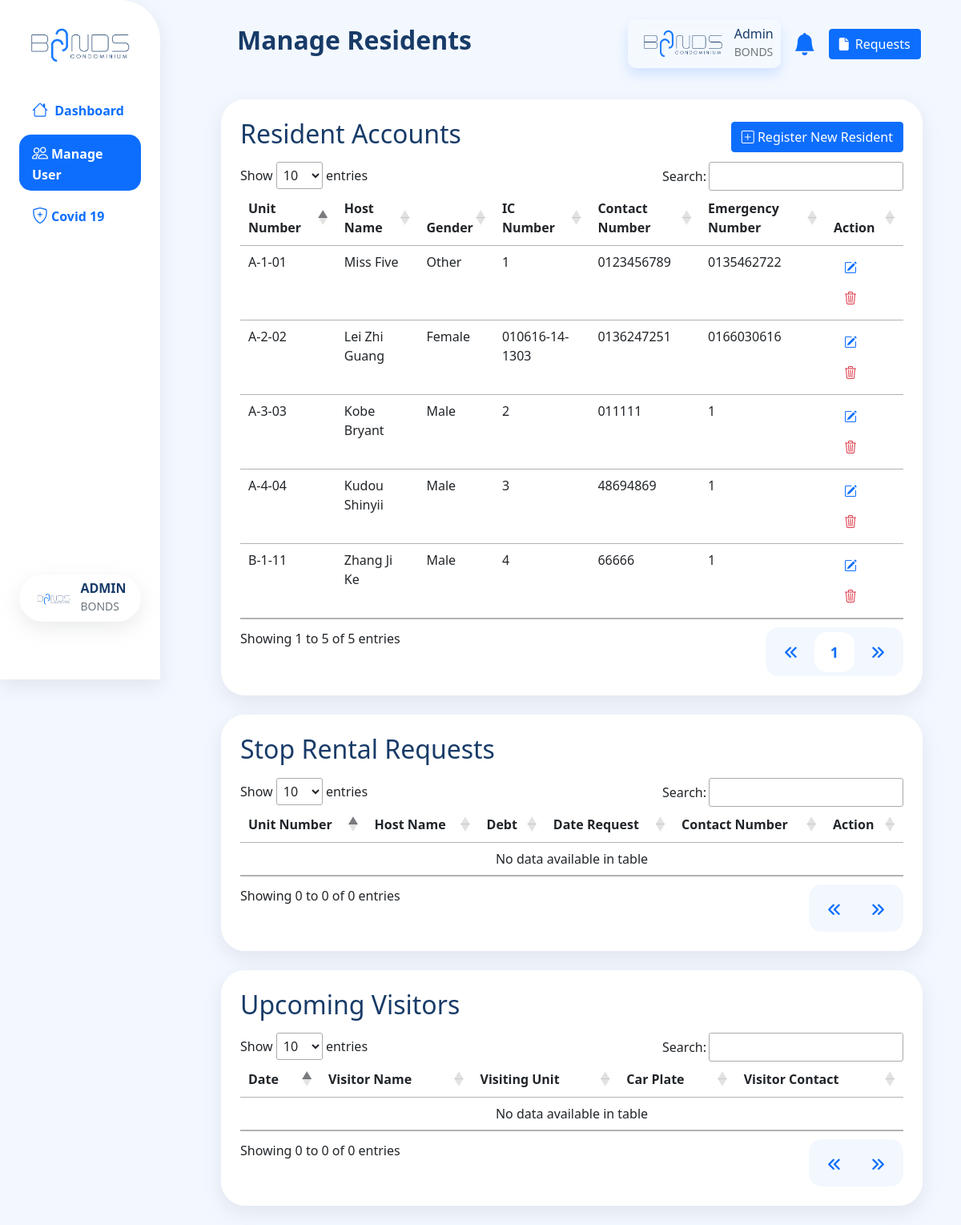
Page /admin-manageuser.php (signed in) on the committed database.
### tables this page shows
CREATE TABLE `unit` (
  `unit_no` varchar(10) NOT NULL,
  `owner_ic` varchar(20) NOT NULL,
  `car_park_id` varchar(25) NOT NULL
);

CREATE TABLE `resident` (
  `ic` varchar(20) NOT NULL,
  `name` varchar(50) NOT NULL,
  `dob` date NOT NULL,
  `gender` varchar(10) NOT NULL,
  `race` varchar(20) NOT NULL,
  `contact` varchar(20) NOT NULL,
  `emergency_contact` varchar(20) NOT NULL,
  `email` varchar(100) NOT NULL,
  `check_in_date` datetime NOT NULL,
  `profile_pic` varchar(500) NOT NULL,
  `covid_status` varchar(30) NOT NULL,
  `password` varchar(255) NOT NULL,
  `vaccine_status` varchar(30) NOT NULL,
  `rental_status` varchar(20) NOT NULL
);

### admin-manageuser.php (the view, shortened to what this page needs)
<?php
$pageTitle = "Manage Residents";
include 'includes/admin-header.php';
?>
                        <div class="col-12 mycontainer mx-auto">
                            <div class="title d-flex align-items-center mb-2">
                                <h2>Resident Accounts</h2>
                            <button type="button" class="btn btn-primary ms-auto" data-bs-toggle="modal" data-bs-target="#addResidentModal"><i
                                    class="bi bi-plus-square"></i> Register New Resident</button>
                            </div>
                            <table class="table table-hover" id="ResidentTable">
                                <thead>
                                    <tr>
                                        <th scope="col">Unit Number</th>
                                        <th scope="col">Host Name</th>
                                        <th scope="col">Gender</th>
                                        <th scope="col">IC Number</th>
                                        <th scope="col">Contact Number</th>
                                        <th scope="col">Emergency Number</th>
                                        <th scope="col">Action</th>
                                    </tr>
                                </thead>
                                <tbody id="ResidentTableBody">
                                    <?php
                                        $data_query = mysqli_query($con, "SELECT * FROM unit INNER JOIN resident ON unit.owner_ic = resident.ic");
                                        if(mysqli_num_rows($data_query) > 0)
                                        {
                                            foreach($data_query as $resident)
                                            {
                                    ?>
                                                <tr>
                                                    <td><?= $resident['unit_no'] ?></td>
                                                    <td><?= $resident['name'] ?></td>
                                                    <td><?= $resident['gender'] ?></td>
                                                    <td><?= $resident['ic'] ?></td>
                                                    <td><?= $resident['contact'] ?></td>
                                                    <td><?= $resident['emergency_contact'] ?></td>
                                                    <td>
                                                        <button type="button" value="<?=$resident['ic'];?>" class='btn editResidentBtn'><i class='bi bi-pencil-square text-primary'></i></button>
                                                        <button type="button" value="<?=$resident['ic'];?>" class='btn deleteResidentBtn'><i class='bi bi-trash3 text-danger'></i></button>
                                                    </td>
                                                </tr>
                                    <?php
                                            }
                                        }
                                    ?>
                                </tbody>
                            </table>
                        </div>
                        <div class="col-12 mycontainer mt-4">
                            <div class="title d-flex align-items-center mb-2">
                                <h2>Stop Rental Requests</h2>
                            </div>
                            <table class="table table-hover" id="RequestTable">
                                <thead>
                                    <tr>
                                        <th scope="col">Unit Number</th>
                                        <th scope="col">Host Name</th>
                                        <th scope="col">Debt</th>
                                        <th scope="col">Date Request</th>
                                        <th scope="col">Contact Number</th>
                                        <th scope="col">Action</th>
                                    </tr>
                                </thead>
                                <tbody id="RequestTableBody">
                                </tbody>
                            </table>
                        </div>
                        <div class="col-12 mycontainer mt-4">
                            <div class="title d-flex align-items-center mb-2">
                                <h2>Upcoming Visitors</h2>
                            </div>
                            <table class="table table-hover" id="VisitorTable">
                                <thead>
                                    <tr>
                                        <th scope="col">Date</th>
                                        <th scope="col">Visitor Name</th>
                                        <th scope="col">Visiting Unit</th>
                                        <th scope="col">Car Plate</th>
                                        <th scope="col">Visitor Contact</th>
                                    </tr>
                                </thead>
                                <tbody id="VisitorTableBody">
                                </tbody>
                            </table>
                        </div>
<?php include 'includes/admin-footer.php';?>

### includes/admin-header.php (shortened to what this page needs)
<!DOCTYPE html>
<html lang="en">
<head>
    <link href="https://cdn.jsdelivr.net/npm/bootstrap@5.1.3/dist/css/bootstrap.min.css" rel="stylesheet">
    <link rel="stylesheet" href="https://cdn.jsdelivr.net/npm/bootstrap-icons@1.8.1/font/bootstrap-icons.css">
    <link rel="stylesheet" href="https://cdn.datatables.net/1.11.5/css/jquery.dataTables.min.css">
    <link rel="stylesheet" href="assets/css/admin.css">
</head>
<body>
    <div class="container-fluid">
        <div class="row flex-nowrap">
            <div class="col-auto col-md-3 col-lg-3 col-xl-2 px-sm-2 py-4 pe-4 bg-white" id="sidebar">
                <div class="d-flex flex-column align-items-center align-items-sm-start px-3 pt-2 text-white min-vh-100">
                    <a class="mx-auto" id="logo" href="admin-dashboard.php"
                        class="d-flex align-items-center pb-3 mb-md-0 me-md-auto text-decoration-none">
                        <span class="fs-5 d-none d-sm-inline"><img src="assets/images/admin.png" alt="Bonds Logo"
                                width="150"></span>
                    </a>
                    <ul class="mx-auto nav nav-pills flex-column mb-sm-auto mb-0 align-items-center align-items-sm-start mt-4"
                        id="menu">
                        <li class="nav-item mt-2">
                            <a href="admin-dashboard.php" class="nav-link  menu_a">
                                <i class="fs-5 bi bi-house"></i> <span
                                    class="fs-6 ms-1 d-none d-sm-inline">Dashboard</span>
                            </a>
                        </li>
                        <li class="nav-item mt-2">
                            <a href="admin-manageuser.php" class="nav-link menu_a">
                                <i class="fs-5 bi bi-people"></i><span class="fs-6 ms-1 d-none d-sm-inline">Manage
                                    User</span>
                            </a>
                        </li>
                        <li class="nav-item mt-2">
                            <a href="admin-managecovid.php" class="nav-link menu_a">
                                <i class="fs-5 bi bi-shield-plus"></i><span class="fs-6 ms-1 d-none d-sm-inline">Covid
                                    19</span>
                            </a>
                        </li>
                    </ul>
                    <div class="dropdown w-100 mb-5 py-md-2" id="profile">
                        <a href="#" class=" text-decoration-none d-flex align-items-center justify-content-center"
                            id="dropdownUser1" data-bs-toggle="dropdown" aria-expanded="false">
                            <div class="">
                                <img src="assets/images/admin.png" alt="profile" width=50 class="rounded-circle">
                            </div>
                            <span class="d-none d-sm-inline ps-1">
                                <div class="ms-1">
                                    <h6 class="fw-bold py-0 my-0">ADMIN</h6>
                                    <small class="text-muted py-0 my-0">BONDS</small>
                                </div>
                            </span>
                        </a>
                    </div>
                </div>
            </div>
            <div class="py-4 mx-4 col" id="right_container">
                <div class="container-fluid ps-2" id="topbar_container">
                    <nav class="navbar navbar-expand-lg navbar-light mt-3" id="topbar">
                        <div class="container-fluid">
                            <h2 class="navbar-brand fw-bolder fs-2 mydarkgreen" id="page_title"><?php echo $pageTitle; ?></h2>
                            <span class="collapse navbar-collapse" id="navbarSupportedContent">
                                <ul class="navbar-nav ms-auto align-items-center">
                                    <li class="nav-item dropdown ms-auto me-1">
                                        <a href="profile.php" class="text-decoration-none" id="dropdownUser2" data-bs-toggle="dropdown" aria-expanded="false">
                                            <div class="text-nowrap glassmorphism p-2" id="topbar_profile">
                                                <div class="d-flex">
                                                    <div class="my-auto">
                                                        <img class="rounded-circle small_profile_picture" src="assets/images/admin.png" alt="profile picture" height="40">
                                                    </div>
                                                    <div class="ms-1">
                                                        <h6 class="py-0 my-0">Admin</h6>
                                                        <small class="text-muted py-0 my-0">BONDS</small>
                                                    </div>
                                                </div>
                                            </div>
                                         </a>
                                    </li>
                                    <li class="nav-item dropdown mx-1">
                                        <a title="Announcements" class="nav-link" href="#" id="notification-dropdown"
                                            role="button" data-bs-toggle="dropdown" aria-expanded="false">
                                            <i class="mygreen bi bi-bell-fill fs-3"></i>
                                        </a>
                                    </li>
                                </ul>
                                <a href="https://mail.google.com/mail/u/0/" target="_blank"  title="Send Email" class="mx-1 btn btn_mygreen">
                                    <i class="fa-solid fa-file me-2"></i>Requests</a>
                            </span>
                        </div>
                    </nav>
                </div>
                <div class="container main_content_container">
                    <div class="row">

### includes/admin-footer.php (shortened to what this page needs)
                        </div>
                </div>
            </div>
        </div>
    </div>
</body>
</html>

### assets/css/admin.css (style rules this page uses)
html, body { padding: 0; margin: 0; background-color: #f3f8ff; width: 100%; height: 100vh; }
body { overflow-x: hidden; }
.mycontainer { box-shadow: rgba(149, 157, 165, 0.2) 0px 8px 24px; border-radius: 30px !important; background-color: white !important; padding: 1.5rem !important; }
.btn_mygreen, .bg_mygreen { background-color: #0d6efd; border-color: #0d6efd; color: #fff; }
a { color: #0d6efd; }
.mygreen { color: #0d6efd; }
.mydarkgreen, h1, h2, h3, h4, h5, h6 { color: #183b68 !important; }
.small_profile_picture { object-fit: cover !important; }
#sidebar { border-radius: 0 50px 0 0; z-index: 20; position: fixed; box-shadow: rgba(149, 157, 165, 0.2) 0px 8px 24px; }
.nav-item { width: 100%; }
.nav-pills .nav-link.active, .nav-pills .show > .nav-link { background-color: #0d6efd; color: white; }
#menu .nav-link { border-radius: 15px; font-weight: bold; }
.nav-link { color: #0d6efd; }
#profile { box-shadow: rgba(149, 157, 165, 0.2) 0px 8px 24px; border-radius: 30px !important; background-color: white !important; }
#topbar_container { padding: 0 5% 0 0; top: 0; background-color: #f3f8ff; position: fixed; z-index: 10; }
#page_title { color: #183b68; }
@media (min-width: 576px) { #right_container { padding-left: 35%; } }
@media (min-width: 576px) { #topbar { width: 55%; } }
@media (min-width: 768px) { #right_container { padding-left: 30%; } }
@media (min-width: 768px) { #topbar { width: 70%; } }
@media (min-width: 1200px) { #right_container { padding-left: 20%; } }
@media (min-width: 1200px) { #topbar { width: 80%; } }
.glassmorphism { background: rgba(255, 255, 255, 0.15); box-shadow: 0 8px 16px 0 rgba(13, 109, 253, 0.15); backdrop-filter: blur(10px); -webkit-backdrop-filter: blur(1 4px); border-radius: 10px; border: 1px solid rgba(255, 255, 255, 0.15); cursor: pointer; }
.main_content_container { margin-top: 100px; }

### rows in the picture
unit: unit_no "A-1-01", resident.name "Miss Five", resident.gender "Other", resident.ic "1", resident.contact "0123456789", resident.emergency_contact "0135462722"
unit: unit_no "A-2-02", resident.name "Lei Zhi Guang", resident.gender "Female", resident.ic "010616-14-1303", resident.contact "0136247251", resident.emergency_contact "0166030616"
unit: unit_no "A-3-03", resident.name "Kobe Bryant", resident.gender "Male", resident.ic "2", resident.contact "011111", resident.emergency_contact "1"
unit: unit_no "A-4-04", resident.name "Kudou Shinyii", resident.gender "Male", resident.ic "3", resident.contact "48694869", resident.emergency_contact "1"
unit: unit_no "B-1-11", resident.name "Zhang Ji Ke", resident.gender "Male", resident.ic "4", resident.contact "66666", resident.emergency_contact "1"

### other values in the picture
$pageTitle "Manage Residents"
